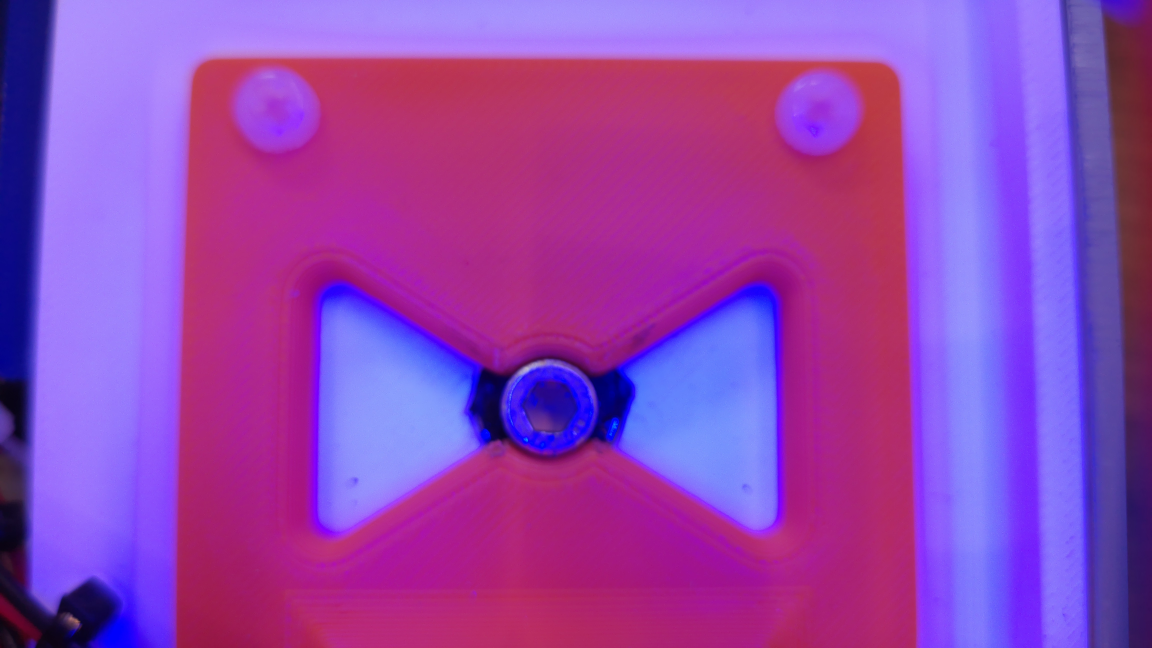
#> input picture frameworkOIU/inputCV/bolt_head.jpg, 4608 x 2592 px, found by its file name (shown at 1/4 size)
$ python -i standardized_markings.py   (imports and definitions only)
#> lines starting #> are read from the running program, lines starting #| are printed output that depends on the picture; after the words box and inside, x2 and y2 are one past the last pixel; in counts of white or black regions, pixels touching at a corner belong together
import numpy as np
import cv2 as cv

# ROI parameters
center = (2205,1635) # true center is (2304,1296)
radius = 170

lowerThresh = 50
upperThresh = 50

def standMarkCheck():
    img = cv.imread('frameworkOIU/inputCV/bolt_head.jpg') # 18 seems to be in more focus
#> img is the input picture: shape (2592, 4608, 3); mean B, G, R 177.1, 67.4, 147.4

    if img is None:
        print("Image failed to load")
        exit()

    gray = cv.cvtColor(img, cv.COLOR_BGR2GRAY)
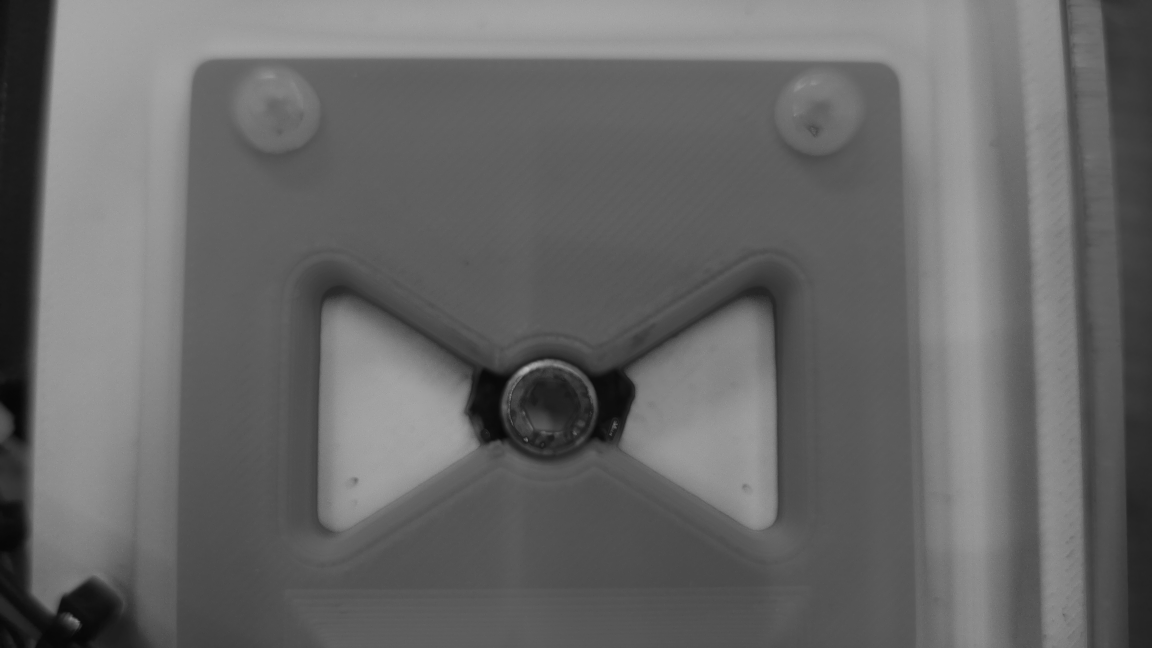
#> gray: shape (2592, 4608) (shown at 1/4 size); min 6, max 190, mean 103.8
    gray=cv.bitwise_not(gray)
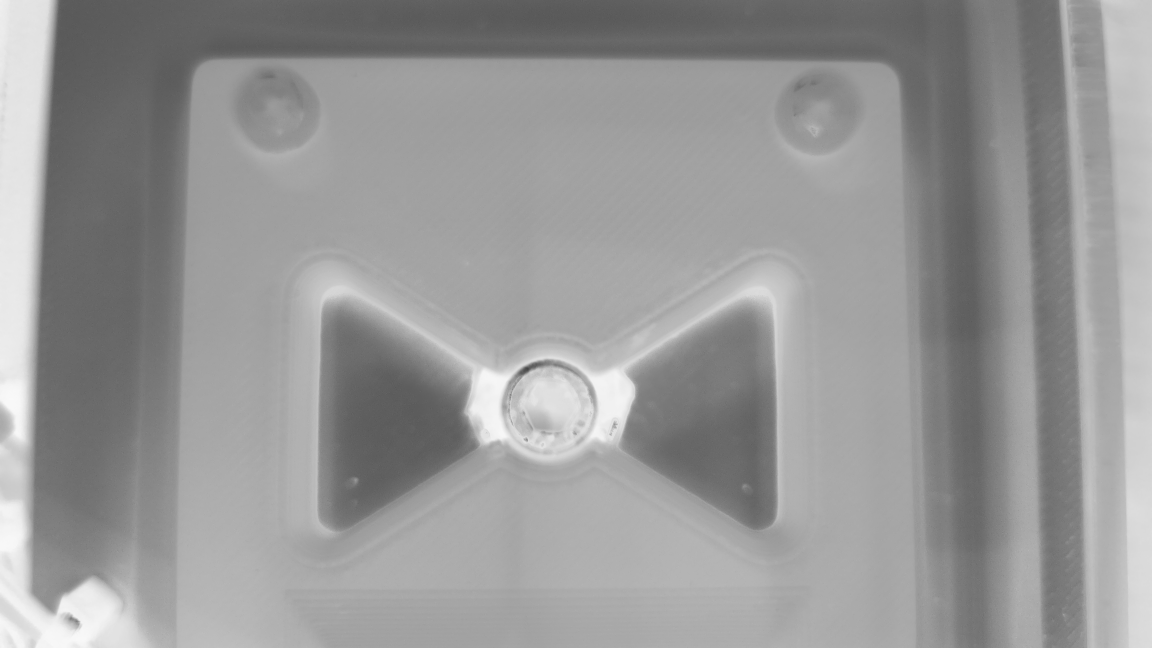
#> gray: shape (2592, 4608) (shown at 1/4 size); min 65, max 249, mean 151.2

    preview = img.copy()
    cv.circle(preview, center, radius, (255,0,0), 3)

    # Create circular mask
    mask = np.zeros_like(gray, dtype=np.uint8)
    cv.circle(mask, center, radius, 255, -1)
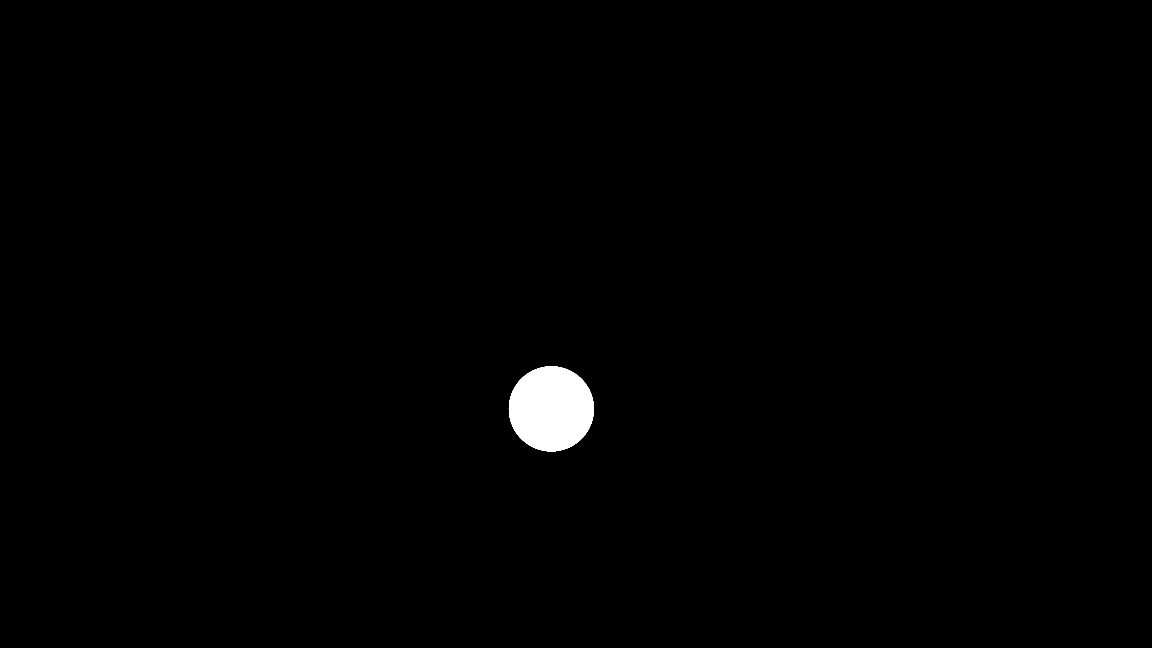
#> mask: shape (2592, 4608) (shown at 1/4 size); 0.76% white; 1 white region, box (x1, y1, x2, y2) and area: (2035, 1465, 2376, 1806) 90785

    # Edge detection ONLY in ROI
    cannyCircle = cv.Canny(gray, lowerThresh, upperThresh)
#> cannyCircle: shape (2592, 4608); 0.71% white in thin lines or dots
    cannyCircle = cv.bitwise_and(cannyCircle, cannyCircle, mask=mask)
#> cannyCircle: shape (2592, 4608); 0.02% white in thin lines or dots, all inside (x1, y1, x2, y2) = (2036, 1466, 2375, 1797)
    cannyCircle = cv.dilate(cannyCircle, None, iterations=2)
#> cannyCircle: shape (2592, 4608); 0.16% white; 101 white regions, largest, box (x1, y1, x2, y2) and area: (2203, 1464, 2377, 1691) 5221, (2034, 1543, 2114, 1777) 2903, (2074, 1635, 2137, 1728) 1867
    cannyCircle = cv.erode(cannyCircle, None, iterations=1)
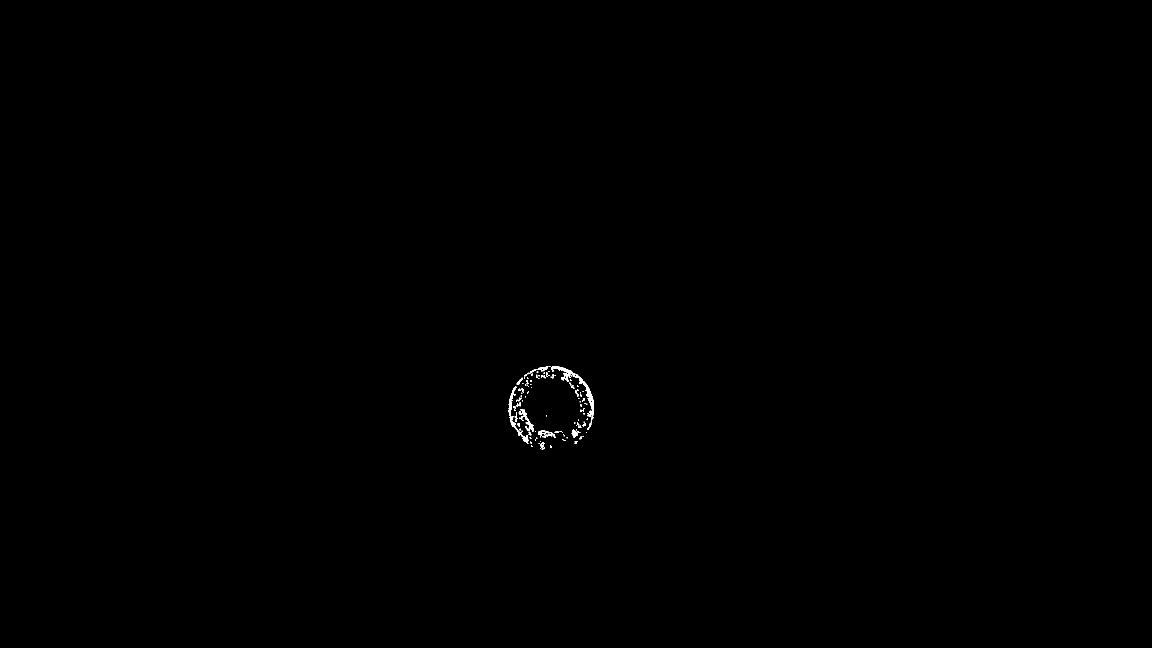
#> cannyCircle: shape (2592, 4608) (shown at 1/4 size); 0.1% white; 124 white regions (62 under 20 px)

    contours, hierarchy = cv.findContours(cannyCircle, cv.RETR_LIST, cv.CHAIN_APPROX_SIMPLE)
#> contours = 139 contours, 86 with area under 20; largest, box (x1, y1, x2, y2) and area: (2204, 1465, 2376, 1690) 3459, (2035, 1544, 2113, 1771) 1721, (2083, 1636, 2136, 1727) 941, (2153, 1722, 2222, 1752) 660, (2110, 1465, 2193, 1497) 438

    idealBoltPhoto = img.copy()
    markings = []

    for contour in contours:
        area = cv.contourArea(contour)

        if area > 2000:  # large = center hole
            cv.drawContours(cannyCircle, [contour], -1, 0, -1)  # erase it
#> this loop made 139 passes
#> area on passes 2, 3, 5, 8, 10, 15, 21, 31, 32, 33, 38, 40: 33, 24, 57.5, 193, 59, 21.5, 37.5, 32, 49.5, 90, 659.5, 382.5
#> cannyCircle: shape (2592, 4608); 0.07% white; 123 white regions (62 under 20 px), largest, box (x1, y1, x2, y2) and area: (2035, 1544, 2113, 1771) 2017, (2083, 1636, 2136, 1727) 1137, (2153, 1722, 2222, 1752) 724

    cannyCircle = cv.dilate(cannyCircle, None, iterations=5)
#> cannyCircle: shape (2592, 4608); 0.31% white; 11 white regions, largest, box (x1, y1, x2, y2) and area: (2030, 1460, 2275, 1793) 25260, (2282, 1668, 2370, 1780) 4768, (2272, 1513, 2354, 1662) 4058
    cannyCircle = cv.erode(cannyCircle, None, iterations=5)
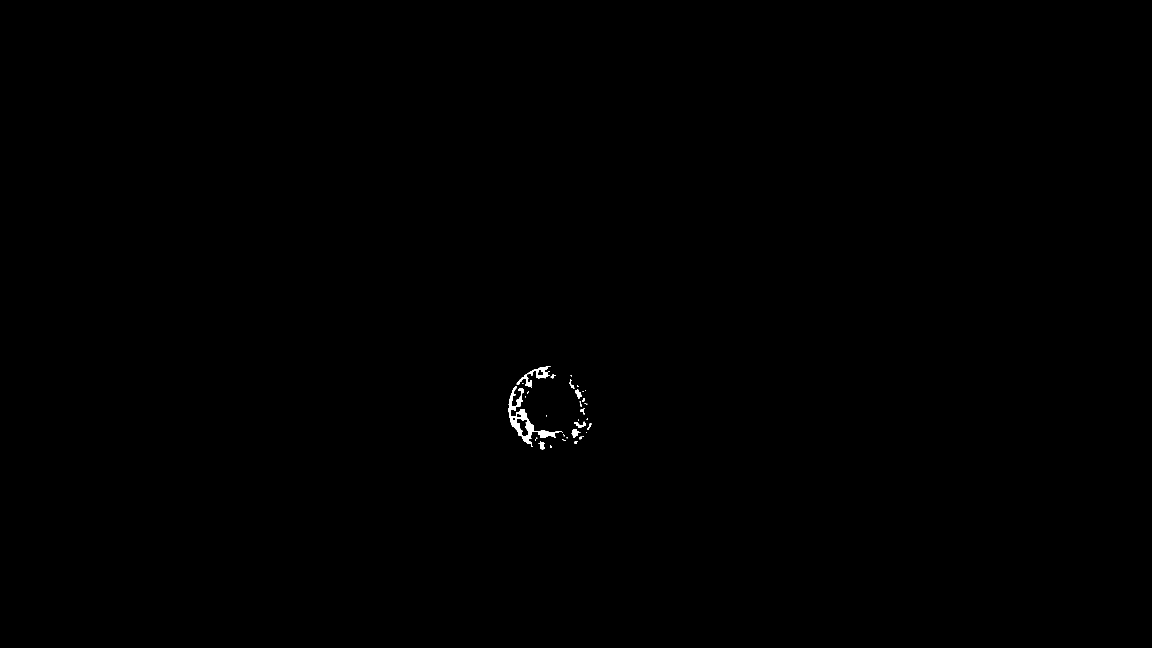
#> cannyCircle: shape (2592, 4608) (shown at 1/4 size); 0.12% white; 42 white regions (21 under 20 px)

    contours, hierarchy = cv.findContours(cannyCircle, cv.RETR_LIST, cv.CHAIN_APPROX_SIMPLE)
#> contours = 46 contours, 25 with area under 20; largest, box (x1, y1, x2, y2) and area: (2035, 1544, 2245, 1788) 9930, (2064, 1674, 2116, 1745) 2068, (2110, 1465, 2201, 1515) 1878, (2067, 1498, 2126, 1547) 684, (2287, 1718, 2321, 1752) 555

    for contour in contours:
        area = cv.contourArea(contour)

        if 500 < area:
            print(area)
            markings.append(contour)
            cv.drawContours(idealBoltPhoto, [contour], -1, (0, 255, 0), 10)
            cv.drawContours(preview, [contour], -1, (0, 255, 0), 10)
#> this loop made 46 passes
#> area on passes 1, 2, 3, 9, 15, 16, 17, 18, 20, 22, 24, 25: 24, 77, 403.5, 47, 555, 23, 62, 364.5, 2067.5, 154, 254.5, 115
#| 555.0
#| 2067.5
#| 9929.5
#| 684.5
#| 1878.0
#> after the loop, markings = 5 contours; box (x1, y1, x2, y2) and area: (2035, 1544, 2245, 1788) 9930, (2064, 1674, 2116, 1745) 2068, (2110, 1465, 2201, 1515) 1878, (2067, 1498, 2126, 1547) 684, (2287, 1718, 2321, 1752) 555

    cv.imwrite("frameworkOperator/dataOut/Contours on the Ideal Bolt Head.jpg", idealBoltPhoto)

    print(f'\n There are {len(markings)} standardized markings')
#|  There are 5 standardized markings

    cv.imwrite("frameworkOperator/dataOut/ROI Preview with marks.jpg", preview)
    return len(markings) > 2

>>> result = standMarkCheck()
#> result = True
